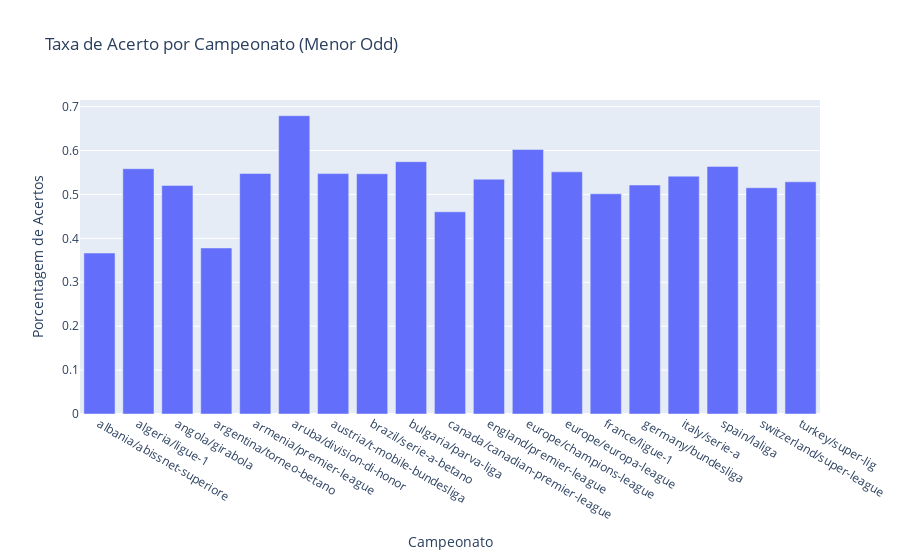

The code cell stored with this chart in its notebook:
### Code cell
def verifica_acerto(row):
    menor_odd = min(row["Cote 1"], row["Cote X"], row["Cote 2"])
    if menor_odd == row["Cote 1"] and row["Gangnant"] == 1:
        return True
    elif menor_odd == row["Cote 2"] and row["Gangnant"] == 2:
        return True
    elif menor_odd == row["Cote X"] and row["Gangnant"] == 0:
        return True
    return False

tabela["Acerto"] = tabela.apply(verifica_acerto, axis=1)
acertos_por_campeonato = tabela.groupby("Championat")["Acerto"].mean().reset_index(name="Taxa de Acerto")

grafico_acertos = px.bar(
    acertos_por_campeonato,
    x="Championat",
    y="Taxa de Acerto",
    title="Taxa de Acerto por Campeonato (Menor Odd)",
    labels={"Taxa de Acerto": "Porcentagem de Acertos", "Championat": "Campeonato"},
)

grafico_acertos.show()

### Figure 1 — Plotly figure (JSON) as saved in the notebook; plotly's stock layout.template omitted (floating-point values rounded to 4 significant figures)
{"data": [{"alignmentgroup": "True", "hovertemplate": "Campeonato=%{x}<br>Porcentagem de Acertos=%{y}<extra></extra>", "legendgroup": "", "marker": {"color": "#636efa", "pattern": {"shape": ""}}, "name": "", "offsetgroup": "", "orientation": "v", "showlegend": false, "textposition": "auto", "type": "bar", "x": ["albania/abissnet-superiore", "algeria/ligue-1", "angola/girabola", "argentina/torneo-betano", "armenia/premier-league", "aruba/division-di-honor", "austria/t-mobile-bundesliga", "brazil/serie-a-betano", "bulgaria/parva-liga", "canada/canadian-premier-league", "england/premier-league", "europe/champions-league", "europe/europa-league", "france/ligue-1", "germany/bundesliga", "italy/serie-a", "spain/laliga", "switzerland/super-league", "turkey/super-lig"], "xaxis": "x", "y": [0.3667, 0.5587, 0.5206, 0.3782, 0.5477, 0.6794, 0.5476, 0.5473, 0.5747, 0.4605, 0.5348, 0.6026, 0.5516, 0.5016, 0.5214, 0.5417, 0.564, 0.5153, 0.5288], "yaxis": "y"}], "layout": {"barmode": "relative", "legend": {"tracegroupgap": 0}, "title": {"text": "Taxa de Acerto por Campeonato (Menor Odd)"}, "xaxis": {"anchor": "y", "domain": [0, 1], "title": {"text": "Campeonato"}}, "yaxis": {"anchor": "x", "domain": [0, 1], "title": {"text": "Porcentagem de Acertos"}}}}
